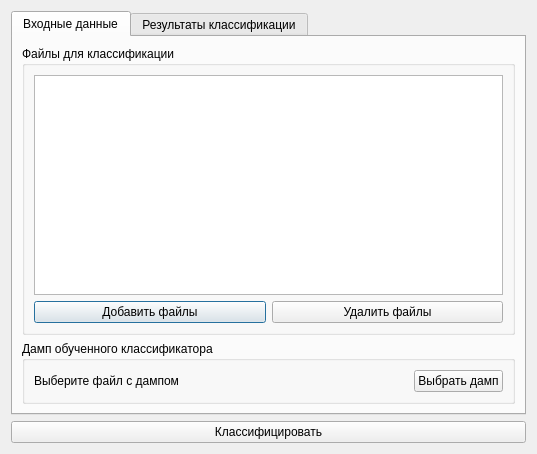
<?xml version="1.0" encoding="UTF-8"?>
<ui version="4.0">
 <class>ClassificationDialog</class>
 <widget class="QDialog" name="ClassificationDialog">
  <property name="geometry">
   <rect>
    <x>0</x>
    <y>0</y>
    <width>537</width>
    <height>454</height>
   </rect>
  </property>
  <property name="windowTitle">
   <string>Классификация данных</string>
  </property>
  <layout class="QVBoxLayout" name="verticalLayout">
   <item>
    <widget class="QTabWidget" name="tabWidget">
     <property name="currentIndex">
      <number>0</number>
     </property>
     <widget class="QWidget" name="tab">
      <attribute name="title">
       <string>Входные данные</string>
      </attribute>
      <layout class="QVBoxLayout" name="verticalLayout_3">
       <item>
        <widget class="QGroupBox" name="groupBox">
         <property name="title">
          <string>Файлы для классификации</string>
         </property>
         <layout class="QVBoxLayout" name="verticalLayout_4">
          <item>
           <widget class="QListWidget" name="listFilenames"/>
          </item>
          <item>
           <layout class="QHBoxLayout" name="horizontalLayout_2">
            <item>
             <widget class="QPushButton" name="buttonAddFile">
              <property name="text">
               <string>Добавить файлы</string>
              </property>
             </widget>
            </item>
            <item>
             <widget class="QPushButton" name="buttonRemoveFile">
              <property name="text">
               <string>Удалить файлы</string>
              </property>
             </widget>
            </item>
           </layout>
          </item>
         </layout>
        </widget>
       </item>
       <item>
        <widget class="QGroupBox" name="groupBox_2">
         <property name="title">
          <string>Дамп обученного классификатора</string>
         </property>
         <layout class="QHBoxLayout" name="horizontalLayout">
          <item>
           <widget class="QLabel" name="labelClassificatorDumpFilename">
            <property name="text">
             <string>Выберите файл с дампом</string>
            </property>
           </widget>
          </item>
          <item>
           <spacer name="horizontalSpacer">
            <property name="orientation">
             <enum>Qt::Horizontal</enum>
            </property>
            <property name="sizeHint" stdset="0">
             <size>
              <width>40</width>
              <height>20</height>
             </size>
            </property>
           </spacer>
          </item>
          <item>
           <widget class="QPushButton" name="buttonSelectDump">
            <property name="text">
             <string>Выбрать дамп</string>
            </property>
           </widget>
          </item>
         </layout>
        </widget>
       </item>
      </layout>
     </widget>
     <widget class="QWidget" name="tab_2">
      <attribute name="title">
       <string>Результаты классификации</string>
      </attribute>
      <layout class="QVBoxLayout" name="verticalLayout_2">
       <item>
        <widget class="QTextEdit" name="textEdit">
         <property name="readOnly">
          <bool>true</bool>
         </property>
        </widget>
       </item>
      </layout>
     </widget>
    </widget>
   </item>
   <item>
    <widget class="QPushButton" name="buttonClassify">
     <property name="text">
      <string>Классифицировать</string>
     </property>
    </widget>
   </item>
  </layout>
 </widget>
 <resources/>
 <connections/>
</ui>
